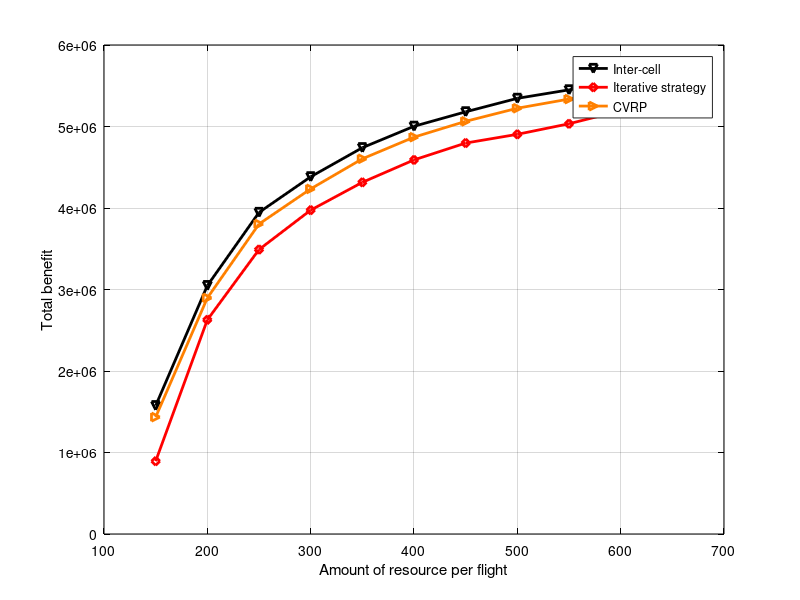

Here is the MATLAB script that generated this plot: (Note: this script raises an error after producing the figure.)
x = [150 200 250 300 350 400 450 500 550 600 650];
y1 = [4.44237	5.21452	5.60427	5.8129	5.99524	6.17831	6.26098	6.28419	6.39179	6.51531	6.51929]; % global tsp
% y2 = [4.65333	5.30006	5.74551	5.95973	6.12829	6.27383	6.35682	6.42901	6.49778	6.56588	6.58116]; % local tsp
y3 = [0.893661	2.6275	3.49016	3.97377	4.31494	4.59015	4.79692	4.90404	5.03364	5.19323	5.30929]; % iterative
y4 = [1.57456	3.04779	3.94556	4.38302	4.73985	5.0027	5.18012	5.34547	5.4497	5.54781	5.61846]; % inter-cell
y5 = [4.13553	4.86358	5.18553	5.38892	5.55316	5.67235	5.75741	5.80945	5.87143	5.96696	5.97828];% GELSGA
y6 = [1.43446	2.89633	3.80343	4.23454	4.60352	4.86942	5.06343	5.2242	5.33671	5.4463	5.50924];% CVRP
y1 = y1*1000000;
% y2 = y2*1000000;
y3 = y3*1000000;
y4 = y4*1000000;
y5 = y5*1000000;
y6 = y6*1000000;
close all;
figure1 = figure;
% Create axes
axes1 = axes('Parent',figure1);
plot(x,y4,'-kv', 'LineWidth',2);
hold on;
grid on;
% plot(x,y2,'-bs', 'LineWidth',2);
plot(x,y3,'-rd', 'LineWidth',2);
% plot(x,y1,'-mo', 'LineWidth',2);
% plot(x,y5,'-x','Color',[0 0.4 0], 'LineWidth',2);
plot(x,y6,'->','Color',[1 0.5 0], 'LineWidth',2);
xlabel('Amount of resource per flight');
ylabel('Total benefit');
legend('Inter-cell','Iterative strategy','CVRP');
set(axes1,'XColor',[0 0 0],'YColor',[0 0 0]);
ytickformat('%,4.4g');
xtickformat('%,4.4g');
xticks([150 200 250 300 350 400 450 500 550 600 650]);
xlim([150 650]);
hold off;